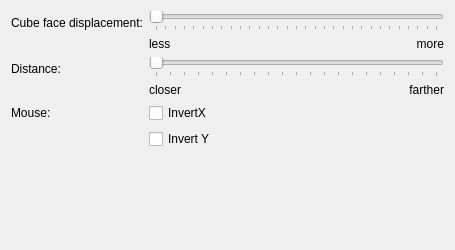
<?xml version="1.0" encoding="UTF-8"?>
<!--
    SPDX-FileCopyrightText: 2022 Vlad Zahorodnii <vlad.zahorodnii@kde.org>

    SPDX-License-Identifier: GPL-3.0-only
-->
<ui version="4.0">
 <class>CubeEffectConfig</class>
 <widget class="QWidget" name="CubeEffectConfig">
  <property name="geometry">
   <rect>
    <x>0</x>
    <y>0</y>
    <width>455</width>
    <height>250</height>
   </rect>
  </property>
  <property name="minimumSize">
   <size>
    <width>400</width>
    <height>250</height>
   </size>
  </property>
  <layout class="QFormLayout" name="formLayout">
   <item row="0" column="0">
    <widget class="QLabel" name="label_2">
     <property name="text">
      <string>Cube face displacement:</string>
     </property>
    </widget>
   </item>
   <item row="0" column="1">
    <layout class="QGridLayout" name="gridLayout">
     <item row="0" column="0" colspan="2">
      <widget class="QSlider" name="kcfg_CubeFaceDisplacement">
       <property name="maximum">
        <number>300</number>
       </property>
       <property name="orientation">
        <enum>Qt::Horizontal</enum>
       </property>
       <property name="tickPosition">
        <enum>QSlider::TicksBelow</enum>
       </property>
       <property name="tickInterval">
        <number>10</number>
       </property>
      </widget>
     </item>
     <item row="1" column="0">
      <widget class="QLabel" name="label_less">
       <property name="sizePolicy">
        <sizepolicy hsizetype="Expanding" vsizetype="Preferred">
         <horstretch>0</horstretch>
         <verstretch>0</verstretch>
        </sizepolicy>
       </property>
       <property name="text">
        <string>less</string>
       </property>
      </widget>
     </item>
     <item row="1" column="1">
      <widget class="QLabel" name="label_more">
       <property name="sizePolicy">
        <sizepolicy hsizetype="Expanding" vsizetype="Preferred">
         <horstretch>0</horstretch>
         <verstretch>0</verstretch>
        </sizepolicy>
       </property>
       <property name="text">
        <string>more</string>
       </property>
       <property name="alignment">
        <set>Qt::AlignRight|Qt::AlignTrailing|Qt::AlignVCenter</set>
       </property>
      </widget>
     </item>
    </layout>
   </item>
   <item row="1" column="0">
    <widget class="QLabel" name="label">
     <property name="text">
      <string>Distance:</string>
     </property>
    </widget>
   </item>
   <item row="1" column="1">
    <layout class="QGridLayout" name="gridLayout_2">
     <item row="1" column="0">
      <widget class="QLabel" name="label_closer">
       <property name="sizePolicy">
        <sizepolicy hsizetype="Expanding" vsizetype="Preferred">
         <horstretch>0</horstretch>
         <verstretch>0</verstretch>
        </sizepolicy>
       </property>
       <property name="text">
        <string>closer</string>
       </property>
      </widget>
     </item>
     <item row="0" column="0" colspan="2">
      <widget class="QSlider" name="kcfg_DistanceFactor">
       <property name="minimum">
        <number>100</number>
       </property>
       <property name="maximum">
        <number>300</number>
       </property>
       <property name="orientation">
        <enum>Qt::Horizontal</enum>
       </property>
       <property name="tickPosition">
        <enum>QSlider::TicksBelow</enum>
       </property>
       <property name="tickInterval">
        <number>10</number>
       </property>
      </widget>
     </item>
     <item row="1" column="1">
      <widget class="QLabel" name="label_farther">
       <property name="sizePolicy">
        <sizepolicy hsizetype="Expanding" vsizetype="Preferred">
         <horstretch>0</horstretch>
         <verstretch>0</verstretch>
        </sizepolicy>
       </property>
       <property name="text">
        <string>farther</string>
       </property>
       <property name="alignment">
        <set>Qt::AlignRight|Qt::AlignTrailing|Qt::AlignVCenter</set>
       </property>
      </widget>
     </item>
    </layout>
   </item>
   <item row="4" column="0" colspan="2">
    <widget class="KShortcutsEditor" name="shortcutsEditor">
     <property name="sizePolicy">
      <sizepolicy hsizetype="Preferred" vsizetype="Preferred">
       <horstretch>0</horstretch>
       <verstretch>0</verstretch>
      </sizepolicy>
     </property>
    </widget>
   </item>
   <item row="2" column="0">
    <widget class="QLabel" name="label_Mouse">
     <property name="text">
      <string>Mouse:</string>
     </property>
    </widget>
   </item>
   <item row="2" column="1">
    <widget class="QCheckBox" name="kcfg_MouseInvertedX">
     <property name="text">
      <string>InvertX</string>
     </property>
    </widget>
   </item>
   <item row="3" column="1">
    <widget class="QCheckBox" name="kcfg_MouseInvertedY">
     <property name="text">
      <string>Invert Y</string>
     </property>
    </widget>
   </item>
  </layout>
 </widget>
 <customwidgets>
  <customwidget>
   <class>KShortcutsEditor</class>
   <extends>QWidget</extends>
   <header>kshortcutseditor.h</header>
   <container>1</container>
  </customwidget>
 </customwidgets>
 <resources/>
 <connections/>
</ui>
